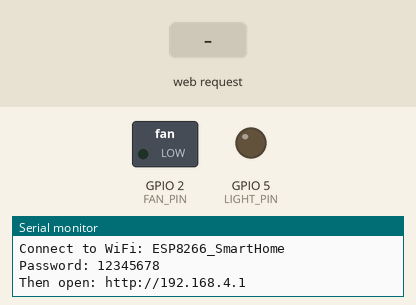
Recording of a sketch running on a simulated ESP8266 (NodeMCU). On the bench: switched loads named in the sketch (green lamp = pin HIGH), output pins drawn as LEDs (lit = HIGH), the last lines printed to the serial monitor. Inputs (shaded band) come from the test bench. EEPROM starts erased.

Above: at 2.2 s.
2.3 s: HTTP request GET /light/off received
At 3.5 s:
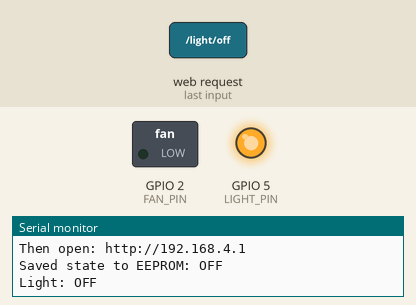
3.8 s: HTTP request GET /fan/off received
At 4.7 s:
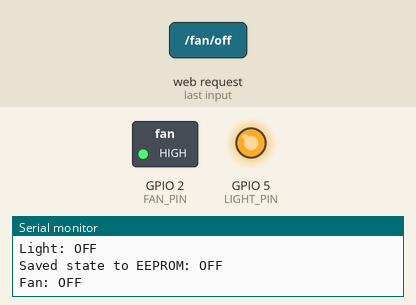
5.3 s: HTTP request GET /light/on received
At 5.6 s:
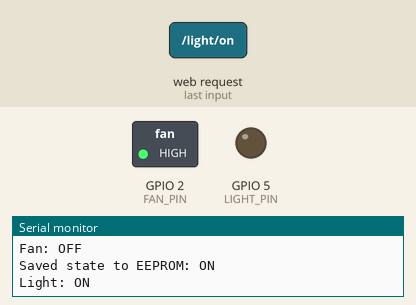
6.8 s: HTTP request GET /fan/on received
At 7.9 s:
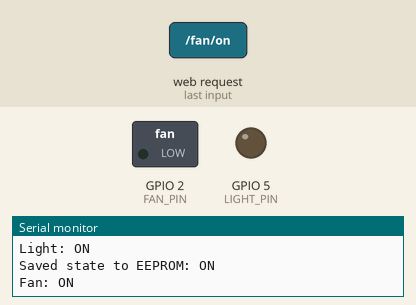
Timing chart, 0 to 9.3 s (numbered marks = the images above; inputs shaded):
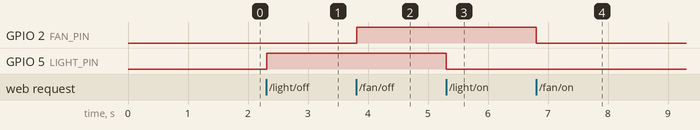

Measured:
- after the input at 2.3 s, GPIO 5 (LIGHT_PIN): LOW → HIGH at once
- after the input at 3.8 s, GPIO 2 (FAN_PIN): LOW → HIGH at once
- after the input at 5.3 s, GPIO 5 (LIGHT_PIN): HIGH → LOW at once
- after the input at 6.8 s, GPIO 2 (FAN_PIN): HIGH → LOW at once

The sketch:

main.ino
```cpp
#include <ESP8266WiFi.h>
#include <ESP8266WebServer.h>
#include <EEPROM.h>

// WiFi Access Point settings
const char* ap_ssid = "ESP8266_SmartHome";
const char* ap_password = "12345678";

const int LIGHT_PIN = 5;          // GPIO5 (D1)
const int FAN_PIN = LED_BUILTIN;  // GPIO2 (D4) - Built-in LED

const int LIGHT_ADDR = 0;
const int FAN_ADDR = 1;

ESP8266WebServer server(80);

bool lightState = false;
bool fanState = false;

void loadStates();
void saveState(int address, bool state);
void setLight(bool state);
void setFan(bool state);
void setupAP();
void setupServer();

void setup() {
  Serial.begin(115200);
  delay(1000);

  Serial.println("Starting Smart Home Controller...");

  // Initialize pins
  pinMode(LIGHT_PIN, OUTPUT);
  pinMode(FAN_PIN, OUTPUT);

  // Initialize EEPROM
  EEPROM.begin(512);
  loadStates();

  // Set initial states
  digitalWrite(LIGHT_PIN, lightState ? LOW : HIGH);
  digitalWrite(FAN_PIN, fanState ? LOW : HIGH);

  // Setup Access Point
  setupAP();

  // Setup Web Server
  setupServer();

  Serial.println("Setup complete!");
  Serial.println("Connect to WiFi: " + String(ap_ssid));
  Serial.println("Password: " + String(ap_password));
  Serial.println("Then open: http://192.168.4.1");
}

void setupAP() {
  WiFi.mode(WIFI_AP);
  bool result = WiFi.softAP(ap_ssid, ap_password);

  if (result) {
    Serial.println("Access Point Started Successfully!");
    Serial.print("SSID: ");
    Serial.println(ap_ssid);
    Serial.print("IP address: ");
    Serial.println(WiFi.softAPIP());
  } else {
    Serial.println("Failed to start Access Point!");
  }
}

void setupServer() {
  // Root page - Control interface
  server.on("/", HTTP_GET, []() {
    String html = R"=====(
<!DOCTYPE html>
<html lang="en">
<head>
    <meta charset="UTF-8">
    <meta name="viewport" content="width=device-width, initial-scale=1.0">
    <title>Smart Home Control</title>
    <style>
        * {
            margin: 0;
            padding: 0;
            box-sizing: border-box;
        }

        body {
            font-family: 'Segoe UI', Tahoma, Geneva, Verdana, sans-serif;
            background: linear-gradient(135deg, #667eea 0%, #764ba2 100%);
            min-height: 100vh;
            padding: 20px;
            color: #333;
        }

        .container {
            max-width: 800px;
            margin: 0 auto;
        }

        .header {
            text-align: center;
            margin-bottom: 40px;
            color: white;
            animation: fadeInDown 1s ease;
        }

        .header h1 {
            font-size: 2.5rem;
            margin-bottom: 10px;
            text-shadow: 2px 2px 4px rgba(0,0,0,0.3);
        }

        .header p {
            font-size: 1.1rem;
            opacity: 0.9;
        }

        .card-grid {
            display: grid;
            grid-template-columns: repeat(auto-fit, minmax(300px, 1fr));
            gap: 25px;
            margin-bottom: 30px;
        }

        .card {
            background: rgba(255, 255, 255, 0.95);
            border-radius: 20px;
            padding: 30px;
            box-shadow: 0 15px 35px rgba(0,0,0,0.1);
            backdrop-filter: blur(10px);
            border: 1px solid rgba(255,255,255,0.2);
            transition: all 0.3s ease;
            animation: slideInUp 0.8s ease;
            text-align: center;
        }

        .card:hover {
            transform: translateY(-10px);
            box-shadow: 0 20px 40px rgba(0,0,0,0.15);
        }

        .card-title {
            font-size: 1.5rem;
            font-weight: 600;
            color: #2c3e50;
            margin-bottom: 20px;
        }

        .device-container {
            margin: 30px 0;
            position: relative;
            height: 150px;
            display: flex;
            align-items: center;
            justify-content: center;
        }

        /* Bulb Styles */
        .bulb {
            width: 100px;
            height: 100px;
            position: relative;
            transition: all 0.5s ease;
        }

        .bulb-base {
            width: 40px;
            height: 30px;
            background: #888;
            border-radius: 10px 10px 0 0;
            position: absolute;
            bottom: 0;
            left: 50%;
            transform: translateX(-50%);
        }

        .bulb-glass {
            width: 80px;
            height: 80px;
            background: #f0f0f0;
            border-radius: 50%;
            position: absolute;
            bottom: 25px;
            left: 50%;
            transform: translateX(-50%);
            border: 2px solid #ddd;
        }

        .bulb-on .bulb-glass {
            background: #FFD700;
            box-shadow: 0 0 30px #FFD700, 0 0 60px #FFD700;
            animation: glow 2s ease-in-out infinite alternate;
        }

        .bulb-off .bulb-glass {
            background: #f0f0f0;
            opacity: 0.6;
        }

        /* Fan Styles */
        .fan {
            width: 120px;
            height: 120px;
            position: relative;
            transition: all 0.5s ease;
        }

        .fan-center {
            width: 30px;
            height: 30px;
            background: #333;
            border-radius: 50%;
            position: absolute;
            top: 50%;
            left: 50%;
            transform: translate(-50%, -50%);
            z-index: 2;
        }

        .fan-blade {
            width: 100px;
            height: 20px;
            background: #00BFFF;
            border-radius: 10px;
            position: absolute;
            top: 50%;
            left: 50%;
            transform-origin: left center;
        }

        .fan-blade-1 { transform: translate(0, -50%) rotate(0deg); }
        .fan-blade-2 { transform: translate(0, -50%) rotate(90deg); }
        .fan-blade-3 { transform: translate(0, -50%) rotate(180deg); }
        .fan-blade-4 { transform: translate(0, -50%) rotate(270deg); }

        .fan-on {
            animation: rotate 1s linear infinite;
        }

        .fan-on .fan-blade {
            background: #0080FF;
        }

        .fan-off .fan-blade {
            background: #888;
            opacity: 0.6;
        }

        .toggle-btn {
            padding: 15px 30px;
            border: none;
            border-radius: 50px;
            font-size: 1.1rem;
            font-weight: 600;
            cursor: pointer;
            transition: all 0.3s ease;
            display: flex;
            align-items: center;
            justify-content: center;
            gap: 10px;
            margin: 0 auto;
            min-width: 180px;
            box-shadow: 0 5px 15px rgba(0,0,0,0.2);
        }

        .btn-on {
            background: linear-gradient(135deg, #00b09b, #96c93d);
            color: white;
        }

        .btn-off {
            background: linear-gradient(135deg, #ff6b6b, #ee5a24);
            color: white;
        }

        .toggle-btn:hover {
            transform: translateY(-3px);
            box-shadow: 0 8px 25px rgba(0,0,0,0.3);
        }

        .toggle-btn:active {
            transform: translateY(-1px);
        }

        .status-text {
            margin-top: 15px;
            font-weight: 600;
            font-size: 1.1rem;
            padding: 10px 20px;
            border-radius: 25px;
            display: inline-block;
        }

        .status-on {
            background: linear-gradient(135deg, #00b09b, #96c93d);
            color: white;
        }

        .status-off {
            background: linear-gradient(135deg, #ff6b6b, #ee5a24);
            color: white;
        }

        .connection-status {
            background: rgba(255, 255, 255, 0.9);
            border-radius: 15px;
            padding: 20px;
            text-align: center;
            animation: fadeIn 1s ease;
        }

        .status-online {
            color: #27ae60;
            font-weight: 600;
        }

        .loading {
            display: none;
            text-align: center;
            margin: 10px 0;
        }

        .spinner {
            border: 3px solid #f3f3f3;
            border-top: 3px solid #3498db;
            border-radius: 50%;
            width: 30px;
            height: 30px;
            animation: spin 1s linear infinite;
            margin: 0 auto;
        }

        @keyframes fadeInDown {
            from {
                opacity: 0;
                transform: translateY(-30px);
            }
            to {
                opacity: 1;
                transform: translateY(0);
            }
        }

        @keyframes slideInUp {
            from {
                opacity: 0;
                transform: translateY(30px);
            }
            to {
                opacity: 1;
                transform: translateY(0);
            }
        }

        @keyframes fadeIn {
            from { opacity: 0; }
            to { opacity: 1; }
        }

        @keyframes spin {
            0% { transform: rotate(0deg); }
            100% { transform: rotate(360deg); }
        }

        @keyframes rotate {
            from { transform: rotate(0deg); }
            to { transform: rotate(360deg); }
        }

        @keyframes glow {
            from {
                box-shadow: 0 0 20px #FFD700, 0 0 40px #FFD700;
            }
            to {
                box-shadow: 0 0 30px #FFD700, 0 0 60px #FFD700;
            }
        }

        @keyframes pulse {
            0%, 100% { transform: scale(1); }
            50% { transform: scale(1.05); }
        }

        .pulse {
            animation: pulse 2s infinite;
        }

        @media (max-width: 768px) {
            .card-grid {
                grid-template-columns: 1fr;
            }

            .header h1 {
                font-size: 2rem;
            }

            .container {
                padding: 10px;
            }

            .bulb, .fan {
                transform: scale(0.8);
            }
        }
    </style>
</head>
<body>
    <div class="container">
        <div class="header">
            <h1>🏠 Smart Home Control</h1>
            <p>Control your devices with one click</p>
        </div>

        <div class="card-grid">
            <!-- Light Card -->
            <div class="card">
                <h2 class="card-title">💡 Light</h2>
                <div class="device-container">
                    <div class="bulb )=====" + String(lightState ? "bulb-on" : "bulb-off") + R"=====(" id="lightIcon">
                        <div class="bulb-glass"></div>
                        <div class="bulb-base"></div>
                    </div>
                </div>
                <div class="loading" id="lightLoading">
                    <div class="spinner"></div>
                    <p>Updating...</p>
                </div>
                <button class="toggle-btn )=====" + String(lightState ? "btn-off" : "btn-on") + R"=====(" onclick="toggleDevice('light')" id="lightBtn">
                    <span id="lightBtnText">)=====" + String(lightState ? "TURN OFF" : "TURN ON") + R"=====(</span>
                </button>
                <div class="status-text )=====" + String(lightState ? "status-on" : "status-off") + R"=====(" id="lightStatus">
                    )=====" + String(lightState ? "LIGHT IS ON" : "LIGHT IS OFF") + R"=====(
                </div>
            </div>

            <!-- Fan Card -->
            <div class="card">
                <h2 class="card-title">🌀 Fan</h2>
                <div class="device-container">
                    <div class="fan )=====" + String(fanState ? "fan-on" : "fan-off") + R"=====(" id="fanIcon">
                        <div class="fan-center"></div>
                        <div class="fan-blade fan-blade-1"></div>
                        <div class="fan-blade fan-blade-2"></div>
                        <div class="fan-blade fan-blade-3"></div>
                        <div class="fan-blade fan-blade-4"></div>
                    </div>
                </div>
                <div class="loading" id="fanLoading">
                    <div class="spinner"></div>
                    <p>Updating...</p>
                </div>
                <button class="toggle-btn )=====" + String(fanState ? "btn-off" : "btn-on") + R"=====(" onclick="toggleDevice('fan')" id="fanBtn">
                    <span id="fanBtnText">)=====" + String(fanState ? "TURN OFF" : "TURN ON") + R"=====(</span>
                </button>
                <div class="status-text )=====" + String(fanState ? "status-on" : "status-off") + R"=====(" id="fanStatus">
                    )=====" + String(fanState ? "FAN IS ON" : "FAN IS OFF") + R"=====(
                </div>
            </div>
        </div>

        <div class="connection-status">
            <p>📶 Connected to ESP8266 Smart Home</p>
            <p><small>Last updated: <span id="lastUpdate">Just now</span></small></p>
        </div>
    </div>

    <script>
        // Initial states from server
        let lightState = )=====" + String(lightState ? "true" : "false") + R"=====(;
        let fanState = )=====" + String(fanState ? "true" : "false") + R"=====(;

        function updateUI() {
            // Update light
            const lightIcon = document.getElementById('lightIcon');
            const lightBtn = document.getElementById('lightBtn');
            const lightBtnText = document.getElementById('lightBtnText');
            const lightStatus = document.getElementById('lightStatus');

            if (lightState) {
                lightIcon.className = 'bulb bulb-on pulse';
                lightBtn.className = 'toggle-btn btn-off';
                lightBtnText.textContent = 'TURN OFF';
                lightStatus.textContent = 'LIGHT IS ON';
                lightStatus.className = 'status-text status-on';
            } else {
                lightIcon.className = 'bulb bulb-off';
                lightBtn.className = 'toggle-btn btn-on';
                lightBtnText.textContent = 'TURN ON';
                lightStatus.textContent = 'LIGHT IS OFF';
                lightStatus.className = 'status-text status-off';
            }

            // Update fan
            const fanIcon = document.getElementById('fanIcon');
            const fanBtn = document.getElementById('fanBtn');
            const fanBtnText = document.getElementById('fanBtnText');
            const fanStatus = document.getElementById('fanStatus');

            if (fanState) {
                fanIcon.className = 'fan fan-on';
                fanBtn.className = 'toggle-btn btn-off';
                fanBtnText.textContent = 'TURN OFF';
                fanStatus.textContent = 'FAN IS ON';
                fanStatus.className = 'status-text status-on';
            } else {
                fanIcon.className = 'fan fan-off';
                fanBtn.className = 'toggle-btn btn-on';
                fanBtnText.textContent = 'TURN ON';
                fanStatus.textContent = 'FAN IS OFF';
                fanStatus.className = 'status-text status-off';
            }

            // Update timestamp
            document.getElementById('lastUpdate').textContent = new Date().toLocaleTimeString();
        }

        async function toggleDevice(device) {
            const loadingElement = document.getElementById(device + 'Loading');
            const iconElement = document.getElementById(device + 'Icon');

            // Show loading
            loadingElement.style.display = 'block';
            iconElement.style.opacity = '0.5';

            try {
                // Determine the action based on current state
                const action = (device === 'light' ? !lightState : !fanState) ? 'on' : 'off';
                const response = await fetch('/' + device + '/' + action);
                const result = await response.text();

                // Update state
                if (device === 'light') {
                    lightState = !lightState;
                } else {
                    fanState = !fanState;
                }

                // Update UI
                updateUI();

                // Show success message
                showNotification(result, 'success');

            } catch (error) {
                console.error('Error:', error);
                showNotification('Failed to control ' + device, 'error');
            } finally {
                // Hide loading
                loadingElement.style.display = 'none';
                iconElement.style.opacity = '1';
            }
        }

        function showNotification(message, type) {
            // Create notification element
            const notification = document.createElement('div');
            notification.style.cssText = `
                position: fixed;
                top: 20px;
                right: 20px;
                padding: 15px 20px;
                border-radius: 10px;
                color: white;
                font-weight: 600;
                z-index: 1000;
                animation: slideInRight 0.5s ease;
                box-shadow: 0 5px 15px rgba(0,0,0,0.2);
            `;

            if (type === 'success') {
                notification.style.background = 'linear-gradient(135deg, #00b09b, #96c93d)';
            } else {
                notification.style.background = 'linear-gradient(135deg, #ff6b6b, #ee5a24)';
            }

            notification.textContent = message;
            document.body.appendChild(notification);

            // Remove notification after 3 seconds
            setTimeout(() => {
                notification.style.animation = 'slideInRight 0.5s ease reverse';
                setTimeout(() => {
                    document.body.removeChild(notification);
                }, 500);
            }, 3000);
        }

        // Auto-refresh status every 5 seconds
        setInterval(async () => {
            try {
                const response = await fetch('/status');
                const data = await response.json();
                lightState = data.light;
                fanState = data.fan;
                updateUI();
            } catch (error) {
                console.log('Auto-refresh failed:', error);
            }
        }, 5000);

        // Add CSS for notification animation
        const style = document.createElement('style');
        style.textContent = `
            @keyframes slideInRight {
                from {
                    transform: translateX(100%);
                    opacity: 0;
                }
                to {
                    transform: translateX(0);
                    opacity: 1;
                }
            }
        `;
        document.head.appendChild(style);

        // Initial UI update
        updateUI();
    </script>
</body>
</html>
    )=====";
    server.send(200, "text/html", html);
  });

  // Light control endpoints
  server.on("/light/on", HTTP_GET, []() {
    setLight(true);
    server.send(200, "text/plain", "Light turned ON successfully!");
  });

  server.on("/light/off", HTTP_GET, []() {
    setLight(false);
    server.send(200, "text/plain", "Light turned OFF successfully!");
  });

  // Fan control endpoints
  server.on("/fan/on", HTTP_GET, []() {
    setFan(true);
    server.send(200, "text/plain", "Fan turned ON successfully!");
  });

  server.on("/fan/off", HTTP_GET, []() {
    setFan(false);
    server.send(200, "text/plain", "Fan turned OFF successfully!");
  });

  // Status API
  server.on("/status", HTTP_GET, []() {
    String json = "{";
    json += "\"light\":" + String(lightState ? "true" : "false") + ",";
    json += "\"fan\":" + String(fanState ? "true" : "false");
    json += "}";
    server.send(200, "application/json", json);
  });

  // Start server
  server.begin();
  Serial.println("HTTP server started!");
  Serial.println("Open http://192.168.4.1 in your browser");
}

void loop() {
  server.handleClient();
  delay(10);
}

void setLight(bool state) {
  lightState = state;
  digitalWrite(LIGHT_PIN, state ? LOW : HIGH);
  saveState(LIGHT_ADDR, state);
  Serial.println("Light: " + String(state ? "ON" : "OFF"));
}

void setFan(bool state) {
  fanState = state;
  digitalWrite(FAN_PIN, state ? LOW : HIGH);
  saveState(FAN_ADDR, state);
  Serial.println("Fan: " + String(state ? "ON" : "OFF"));
}

void loadStates() {
  lightState = EEPROM.read(LIGHT_ADDR);
  fanState = EEPROM.read(FAN_ADDR);

  // Validate EEPROM values
  if (lightState != 0 && lightState != 1) lightState = false;
  if (fanState != 0 && fanState != 1) fanState = false;

  Serial.println("Loaded states from EEPROM:");
  Serial.print("Light: ");
  Serial.println(lightState ? "ON" : "OFF");
  Serial.print("Fan: ");
  Serial.println(fanState ? "ON" : "OFF");
}

void saveState(int address, bool state) {
  EEPROM.write(address, state ? 1 : 0);
  if (EEPROM.commit()) {
    Serial.print("Saved state to EEPROM: ");
    Serial.println(state ? "ON" : "OFF");
  } else {
    Serial.println("EEPROM commit failed!");
  }
}
```
